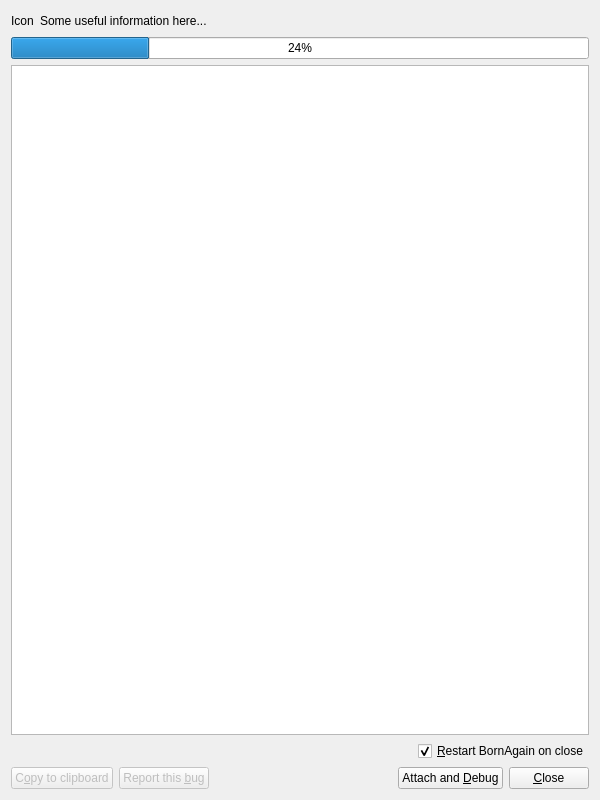
<?xml version="1.0" encoding="UTF-8"?>
<ui version="4.0">
 <class>CrashHandlerDialog</class>
 <widget class="QDialog" name="CrashHandlerDialog">
  <property name="geometry">
   <rect>
    <x>0</x>
    <y>0</y>
    <width>600</width>
    <height>800</height>
   </rect>
  </property>
  <property name="minimumSize">
   <size>
    <width>500</width>
    <height>300</height>
   </size>
  </property>
  <property name="windowTitle">
   <string>Dialog</string>
  </property>
  <layout class="QVBoxLayout" name="verticalLayout">
   <item>
    <layout class="QHBoxLayout" name="horizontalLayout_2">
     <property name="sizeConstraint">
      <enum>QLayout::SetDefaultConstraint</enum>
     </property>
     <item>
      <widget class="QLabel" name="iconLabel">
       <property name="text">
        <string>Icon</string>
       </property>
      </widget>
     </item>
     <item>
      <widget class="QLabel" name="introLabel">
       <property name="text">
        <string>Some useful information here...</string>
       </property>
       <property name="textInteractionFlags">
        <set>Qt::LinksAccessibleByMouse|Qt::TextSelectableByMouse</set>
       </property>
      </widget>
     </item>
     <item>
      <spacer name="horizontalSpacer_2">
       <property name="orientation">
        <enum>Qt::Horizontal</enum>
       </property>
       <property name="sizeHint" stdset="0">
        <size>
         <width>40</width>
         <height>20</height>
        </size>
       </property>
      </spacer>
     </item>
    </layout>
   </item>
   <item>
    <widget class="QProgressBar" name="progressBar">
     <property name="value">
      <number>24</number>
     </property>
    </widget>
   </item>
   <item>
    <widget class="QTextEdit" name="debugInfoEdit"/>
   </item>
   <item alignment="Qt::AlignRight">
    <widget class="QCheckBox" name="restartAppCheckBox">
     <property name="text">
      <string>&amp;Restart BornAgain on close</string>
     </property>
     <property name="checked">
      <bool>true</bool>
     </property>
    </widget>
   </item>
   <item>
    <layout class="QHBoxLayout" name="horizontalLayout">
     <item>
      <widget class="QPushButton" name="copyToClipBoardButton">
       <property name="enabled">
        <bool>false</bool>
       </property>
       <property name="toolTip">
        <string>Copy the whole contents to clipboard.</string>
       </property>
       <property name="text">
        <string>C&amp;opy to clipboard</string>
       </property>
      </widget>
     </item>
     <item>
      <widget class="QPushButton" name="reportBugButton">
       <property name="enabled">
        <bool>false</bool>
       </property>
       <property name="toolTip">
        <string>Open the bug tracker web site.</string>
       </property>
       <property name="text">
        <string>Report this &amp;bug</string>
       </property>
      </widget>
     </item>
     <item>
      <spacer name="horizontalSpacer">
       <property name="orientation">
        <enum>Qt::Horizontal</enum>
       </property>
       <property name="sizeHint" stdset="0">
        <size>
         <width>40</width>
         <height>20</height>
        </size>
       </property>
      </spacer>
     </item>
     <item>
      <widget class="QPushButton" name="debugAppButton">
       <property name="enabled">
        <bool>true</bool>
       </property>
       <property name="toolTip">
        <string>Debug the application with a new instance of Qt Creator. During debugging the crash handler will be hidden.</string>
       </property>
       <property name="text">
        <string>Attach and &amp;Debug</string>
       </property>
      </widget>
     </item>
     <item>
      <widget class="QPushButton" name="closeButton">
       <property name="toolTip">
        <string>Quit the handler and the crashed application.</string>
       </property>
       <property name="text">
        <string>&amp;Close</string>
       </property>
      </widget>
     </item>
    </layout>
   </item>
  </layout>
 </widget>
 <resources/>
 <connections/>
</ui>
